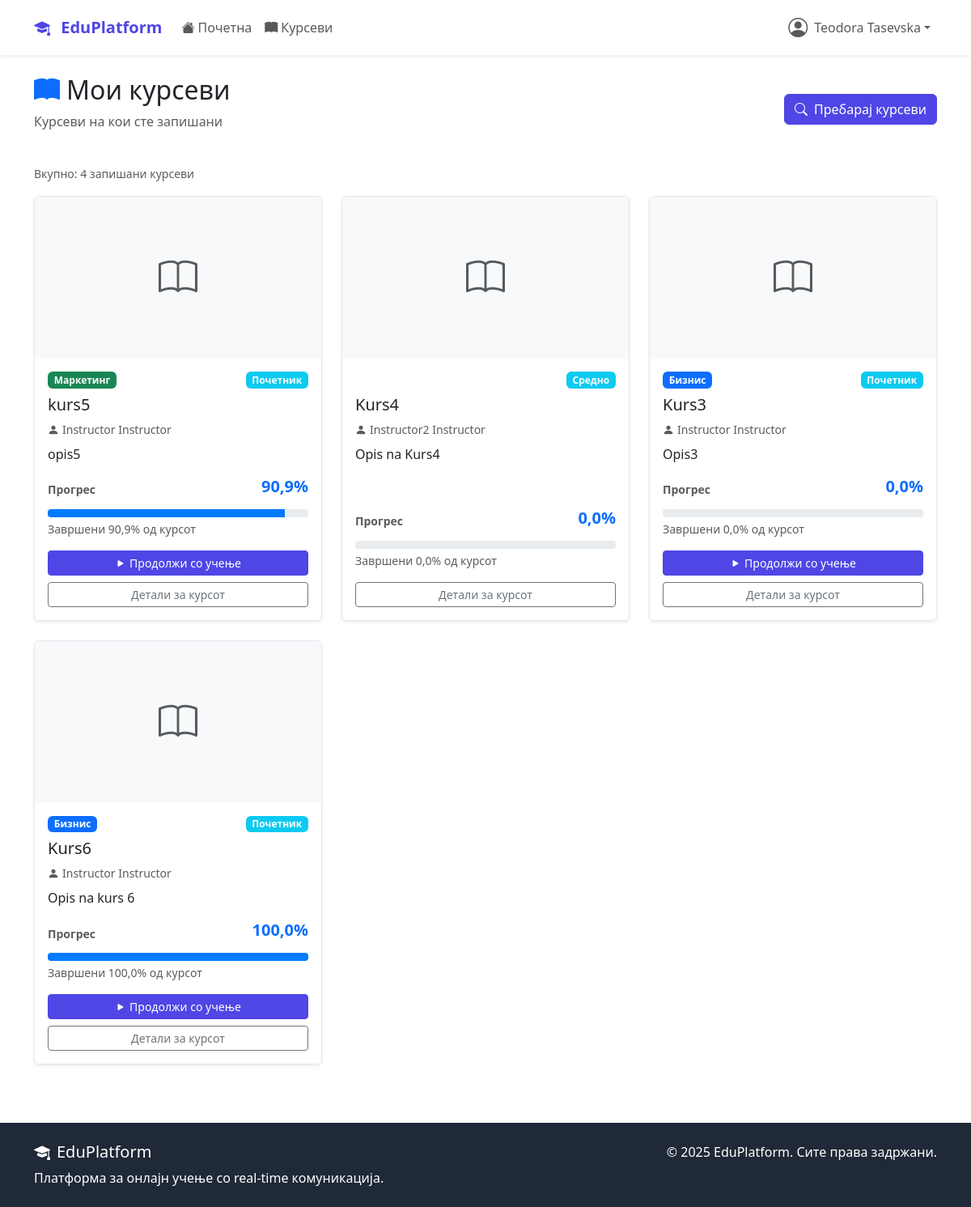
Screenshot of /dashboard/my-courses/ (signed in) with the database file from the repository.
### accounts/models.py (models this page shows, shortened)
class User(AbstractUser):
    USER_TYPE_CHOICES = (
        ('student', 'Студент'),
        ('instructor', 'Инструктор'),
        ('admin', 'Администратор'),
    )
    user_type = models.CharField(
        max_length=20,
        choices=USER_TYPE_CHOICES,
        default='student'
    )
    bio = models.TextField(max_length=500, blank=True)
    profile_picture = models.ImageField(
        upload_to='profile_pics/',
        blank=True,  # Додадено
        null=True    # Додадено
    )
    birth_date = models.DateField(null=True, blank=True)
    phone_number = models.CharField(max_length=15, blank=True)
    created_at = models.DateTimeField(auto_now_add=True)
    updated_at = models.DateTimeField(auto_now=True)

### courses/models.py (models this page shows, shortened)
class Course(models.Model):
    DIFFICULTY_CHOICES = (
        ('beginner', 'Почетник'),
        ('intermediate', 'Средно'),
        ('advanced', 'Напредно'),
    )
    STATUS_CHOICES = (
        ('draft', 'Нацрт'),
        ('published', 'Објавен'),
        ('archived', 'Архивиран'),
    )
    title = models.CharField(max_length=200)
    slug = models.SlugField(unique=True, blank=True, max_length=250)
    description = models.TextField()
    instructor = models.ForeignKey(
        settings.AUTH_USER_MODEL,
        on_delete=models.CASCADE,
        related_name='courses_taught'
    )
    category = models.ForeignKey(Category, on_delete=models.CASCADE)
    thumbnail = models.ImageField(upload_to='course_thumbnails/', blank=True)
    price = models.DecimalField(max_digits=8, decimal_places=2, default=0.00)
    difficulty = models.CharField(max_length=20, choices=DIFFICULTY_CHOICES)
    status = models.CharField(max_length=20, choices=STATUS_CHOICES, default='published')
    duration_hours = models.PositiveIntegerField(help_text="Должина во часови")
    max_students = models.PositiveIntegerField(null=True, blank=True)
    requirements = models.TextField(blank=True, help_text="Предуслови за курсот")
    what_you_learn = models.TextField(help_text="Што ќе научат студентите")
    created_at = models.DateTimeField(auto_now_add=True)
    updated_at = models.DateTimeField(auto_now=True)
    class Meta:
        ordering = ['-created_at']
    def get_absolute_url(self):
        return reverse('courses:detail', kwargs={'slug': self.slug})

class Category(models.Model):
    name = models.CharField(max_length=100, unique=True)
    description = models.TextField(blank=True)
    icon = models.CharField(max_length=50, blank=True, help_text="Bootstrap icon class")
    created_at = models.DateTimeField(auto_now_add=True)
    class Meta:
        verbose_name_plural = "Categories"
        ordering = ['name']

class Enrollment(models.Model):
    student = models.ForeignKey(
        settings.AUTH_USER_MODEL,
        on_delete=models.CASCADE,
        related_name='enrollments'
    )
    course = models.ForeignKey(Course, on_delete=models.CASCADE, related_name='enrollments')
    enrolled_at = models.DateTimeField(auto_now_add=True)
    is_active = models.BooleanField(default=True)
    is_completed = models.BooleanField(default=False)
    completed_at = models.DateTimeField(null=True, blank=True)
    progress_percentage = models.FloatField(default=0.0)
    class Meta:
        unique_together = ['student', 'course']

### dashboard/views.py (the view)
# urls.py: path('my-courses/', views.MyCoursesView.as_view(), name='my_courses'),
class MyCoursesView(LoginRequiredMixin, TemplateView):
    template_name = 'dashboard/my_courses.html'
    def get_context_data(self, **kwargs):
        context = super().get_context_data(**kwargs)
        user = self.request.user
        if user.user_type == 'instructor':
            courses = Course.objects.filter(
                instructor=user
            ).annotate(
                enrolled_count=Count('enrollments', filter=Q(enrollments__is_active=True))
            ).order_by('-created_at')
        else:
            enrollments = Enrollment.objects.filter(
                student=user,
                is_active=True
            ).select_related('course', 'course__instructor', 'course__category')
            courses = []
            for enrollment in enrollments:
                course = enrollment.course
                course.enrollment = enrollment
                completed_lessons = LessonProgress.objects.filter(
                    enrollment=enrollment,
                    is_completed=True
                ).values_list('lesson_id', flat=True)
                next_lesson = course.lessons.exclude(
                    id__in=completed_lessons
                ).order_by('order').first()
                course.next_lesson = next_lesson or course.lessons.first()
                courses.append(course)
        context['courses'] = courses
        return context

### templates/dashboard/my_courses.html (shortened to what this page needs)
{% extends 'base.html' %}
{% block content %}
<div class="container mt-4">
    <div class="d-flex justify-content-between align-items-center mb-4">
        <div>
            {% if user.user_type == 'instructor' %}
                <h2><i class="bi bi-easel-fill me-2 text-primary"></i>Мои курсеви</h2>
                <p class="text-muted">Курсеви што ги предавате</p>
            {% else %}
                <h2><i class="bi bi-book-fill me-2 text-primary"></i>Мои курсеви</h2>
                <p class="text-muted">Курсеви на кои сте запишани</p>
            {% endif %}
        </div>
        {% if user.user_type == 'instructor' %}
            <a href="{% url 'courses:create' %}" class="btn btn-success">
                <i class="bi bi-plus-circle me-2"></i>Создај нов курс
            </a>
        {% else %}
            <a href="{% url 'courses:list' %}" class="btn btn-primary">
                <i class="bi bi-search me-2"></i>Пребарај курсеви
            </a>
        {% endif %}
    </div>
    {% if courses %}
        <div class="mb-3">
            <small class="text-muted">
                Вкупно: {{ courses|length }}
                {% if user.user_type == 'instructor' %}курсеви{% else %}запишани курсеви{% endif %}
            </small>
        </div>
        <div class="row">
            {% for course in courses %}
            <div class="col-lg-4 col-md-6 mb-4">
                <div class="card course-card h-100 shadow-sm">
                    {% if course.thumbnail %}
                        <img src="{{ course.thumbnail.url }}" class="card-img-top"
                             alt="{{ course.title }}" style="height: 200px; object-fit: cover;">
                    {% else %}
                        <div class="card-img-top bg-light d-flex align-items-center justify-content-center"
                             style="height: 200px;">
                            <i class="bi bi-book text-muted" style="font-size: 3rem;"></i>
                        </div>
                    {% endif %}
                    <div class="card-body d-flex flex-column">
                        <div class="d-flex justify-content-between align-items-start mb-2">
                            <span class="badge bg-{{ course.category.name|lower }}">{{ course.category.name }}</span>
                            <span class="badge bg-info">{{ course.get_difficulty_display }}</span>
                        </div>
                        <h5 class="card-title">{{ course.title }}</h5>
                        {% if user.user_type == 'instructor' %}
                            <p class="card-text text-muted small mb-2">
                                <i class="bi bi-cash-stack me-1"></i>
                                {% if course.price > 0 %}
                                    {{ course.price }} ден.
                                {% else %}
                                    Бесплатно
                                {% endif %}
                            </p>
                        {% else %}
                            <p class="card-text text-muted small mb-2">
                                <i class="bi bi-person-fill me-1"></i>{{ course.instructor.get_full_name }}
                            </p>
                        {% endif %}
                        <p class="card-text flex-grow-1">{{ course.description|truncatewords:15 }}</p>
                        <div class="mt-auto">
                            {% if user.user_type == 'instructor' %}
                                <div class="d-flex justify-content-between align-items-center mb-2 small text-muted">
                                    <span><i class="bi bi-people-fill me-1"></i>{{ course.enrolled_count }} студенти</span>
                                    <span><i class="bi bi-clock-fill me-1"></i>{{ course.duration_hours }}ч</span>
                                </div>
                                <div class="d-grid gap-2">
                                    <a href="{% url 'courses:manage' course.slug %}" class="btn btn-primary btn-sm">
                                        <i class="bi bi-gear-fill me-1"></i>Управувај
                                    </a>
                                    <a href="{{ course.get_absolute_url }}" class="btn btn-outline-secondary btn-sm">
                                        Прикажи детали
                                    </a>
                                </div>
                            {% else %}
{% with enrollment=course.enrollment %}
    {% load l10n %}
    <div class="mb-3">
        <div class="d-flex justify-content-between align-items-center mb-2">
            <small class="text-muted fw-bold">Прогрес</small>
            <h5 class="fw-bold text-primary"
            >
                {{ enrollment.progress_percentage|floatformat:1 }}%
            </h5>
        </div>
        <div style="height: 10px; background-color: #e9ecef; border-radius: 0.25rem; overflow: hidden;">
            <div style="
                width: {{ enrollment.progress_percentage|unlocalize }}%;
                height: 100%;
                background-color: #007bff;
                transition: width 0.3s ease;
            "></div>
        </div>
        <small class="text-muted d-block mt-1">
            Завршени {{ enrollment.progress_percentage|floatformat:1 }}% од курсот
        </small>
    </div>
    {% if course.lessons.exists %}
        {% with next_lesson=course.next_lesson %}
            {% if next_lesson %}
                <a href="{% url 'courses:lesson_detail' course.slug next_lesson.id %}"
                   class="btn btn-primary btn-sm w-100 mb-2">
                    <i class="bi bi-play-fill me-1"></i>Продолжи со учење
                </a>
            {% else %}
                <div class="alert alert-success p-2 mb-2">
                    <i class="bi bi-check-circle-fill me-1"></i>
                    <small>Курсот е завршен!</small>
                </div>
            {% endif %}
        {% endwith %}
    {% endif %}
    <a href="{{ course.get_absolute_url }}" class="btn btn-outline-secondary btn-sm w-100">
        Детали за курсот
    </a>
{% endwith %}
                            {% endif %}
                        </div>
                    </div>
                </div>
            </div>
            {% endfor %}
        </div>
    {% endif %}
</div>
{% endblock %}

### templates/base.html (shortened to what this page needs)
<!DOCTYPE html>
<html lang="mk">
<head>
    <link href="https://cdn.jsdelivr.net/npm/bootstrap@5.3.2/dist/css/bootstrap.min.css" rel="stylesheet">
    <link rel="stylesheet" href="https://cdn.jsdelivr.net/npm/bootstrap-icons@1.11.1/font/bootstrap-icons.css">
</head>
<body class="d-flex flex-column min-vh-100">
    <nav class="navbar navbar-expand-lg navbar-light bg-white shadow-sm">
        <div class="container">
            <a class="navbar-brand" href="{% url 'dashboard:home' %}">
                <i class="bi bi-mortarboard-fill me-2"></i>
                EduPlatform
            </a>
            <div class="collapse navbar-collapse" id="navbarNav">
                <ul class="navbar-nav me-auto">
                    <li class="nav-item">
                        <a class="nav-link" href="{% url 'dashboard:home' %}">
                            <i class="bi bi-house-fill me-1"></i>Почетна
                        </a>
                    </li>
                    <li class="nav-item">
                        <a class="nav-link" href="{% url 'courses:list' %}">
                            <i class="bi bi-book-fill me-1"></i>Курсеви
                        </a>
                    </li>
                </ul>
                <ul class="navbar-nav">
                    {% if user.is_authenticated %}
                        <li class="nav-item dropdown">
                            <a class="nav-link dropdown-toggle d-flex align-items-center" href="#"
                               id="navbarDropdown" role="button" data-bs-toggle="dropdown">
                                {% if user.profile_picture %}
                                    <img src="{{ user.profile_picture.url }}" alt="Профил"
                                         class="rounded-circle me-2" width="32" height="32">
                                {% else %}
                                    <i class="bi bi-person-circle me-2 fs-4"></i>
                                {% endif %}
                                {{ user.get_full_name|default:user.username }}
                            </a>
                        </li>
                    {% endif %}
                </ul>
            </div>
        </div>
    </nav>
    <main class="flex-grow-1">
        {% block content %}{% endblock %}
    </main>
    <footer class="footer mt-5 py-4">
        <div class="container">
            <div class="row">
                <div class="col-md-6">
                    <h5><i class="bi bi-mortarboard-fill me-2"></i>EduPlatform</h5>
                    <p class="mb-0">Платформа за онлајн учење со real-time комуникација.</p>
                </div>
                <div class="col-md-6 text-md-end">
                    <p class="mb-0">&copy; 2025 EduPlatform. Сите права задржани.</p>
                </div>
            </div>
        </div>
    </footer>
</body>
</html>

### templates/base.html (style rules this page uses)
:root { --primary-color: #4f46e5; --secondary-color: #6366f1; --success-color: #10b981; --warning-color: #f59e0b; --danger-color: #ef4444; --dark-color: #1f2937; --light-color: #f8fafc; }
.navbar-brand { font-weight: bold; color: var(--primary-color) !important; }
.navbar { z-index: 1030 !important; position: sticky; top: 0; }
.navbar-nav .nav-item.dropdown { position: relative; z-index: 1050 !important; }
.btn-primary { background-color: var(--primary-color); border-color: var(--primary-color); }
.course-card { transition: transform 0.2s; border: 1px solid #e5e7eb; position: relative; z-index: 1; }
.footer { background-color: var(--dark-color); color: white; margin-top: auto; }
main .card { position: relative; z-index: 1; }

### templates/dashboard/my_courses.html (style rules this page uses)
.course-card { transition: transform 0.2s, box-shadow 0.2s; }
.badge.bg-бизнис { background-color: #0d6efd !important; }
.badge.bg-маркетинг { background-color: #198754 !important; }

### rows the page displays
User: get_full_name "Teodora Tasevska"
Course: category.name "Маркетинг", difficulty "Почетник", title "kurs5", instructor.get_full_name "Instructor Instructor", description "opis5", enrollment.progress_percentage "90,9", shows "Продолжи со учење"
Course: difficulty "Средно", title "Kurs4", instructor.get_full_name "Instructor2 Instructor", description "Opis na Kurs4", enrollment.progress_percentage "0,0"
Course: category.name "Бизнис", difficulty "Почетник", title "Kurs3", instructor.get_full_name "Instructor Instructor", description "Opis3", enrollment.progress_percentage "0,0", shows "Продолжи со учење"
Course: category.name "Бизнис", difficulty "Почетник", title "Kurs6", instructor.get_full_name "Instructor Instructor", description "Opis na kurs 6", enrollment.progress_percentage "100,0", shows "Продолжи со учење"

### other values shown
{{ courses|length }} "4"
